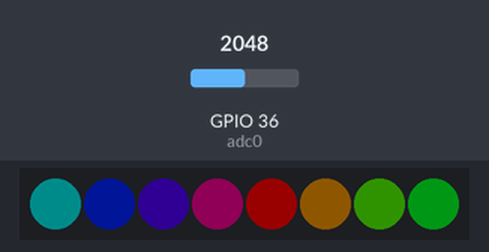
Recording of a program running on a simulated ESP32 board running MicroPython. Parts: 8 RGB LEDs in strip order, left to right. The inputs (shaded band) are chosen by the test bench; at power-on: GPIO 36 (adc0) = 2048 (analog values on the 0–4095 scale). Dim RGB values are drawn brighter than linear.

Above: at 1.2 s.
1.3 s: GPIO 36 (adc0) set to 2866
At 2.0 s:
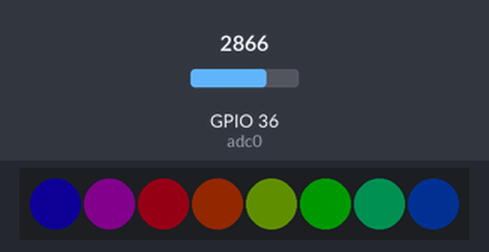
2.8 s: GPIO 36 (adc0) set to 3603
At 3.7 s:
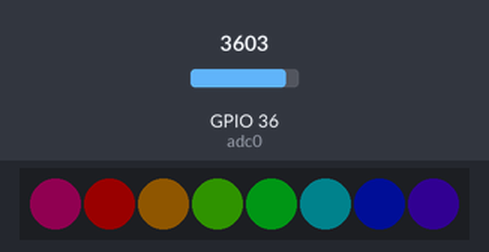
4.3 s: GPIO 36 (adc0) set to 4095
At 5.4 s:
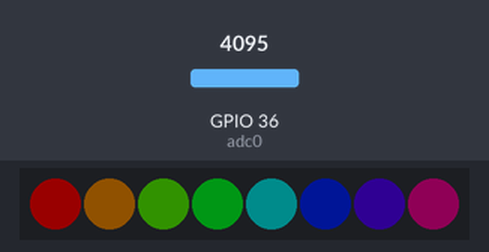
Timing chart, 0 to 7.3 s (numbered marks = the images above; inputs shaded):
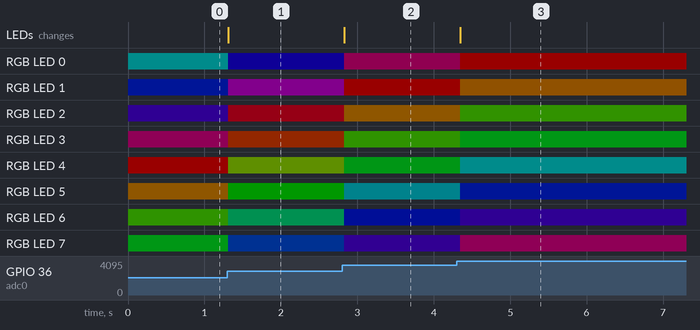

Measured:
- after the input at 1.3 s, RGB LED 0: RGB(0, 12, 12) → RGB(2, 0, 22) at once; RGB LED 1: RGB(0, 3, 22) → RGB(12, 0, 13) at once; RGB LED 2: RGB(6, 0, 19) → RGB(21, 0, 3) at once; RGB LED 3: RGB(15, 0, 9) → RGB(19, 5, 0) at once; RGB LED 4: RGB(25, 0, 0) → RGB(10, 15, 0) at once; the LEDs: change at once (image 1)
- after the input at 2.8 s, RGB LED 0: RGB(2, 0, 22) → RGB(16, 0, 9) at once; RGB LED 1: RGB(12, 0, 13) → RGB(25, 0, 0) at once; RGB LED 2: RGB(21, 0, 3) → RGB(15, 9, 0) at once; RGB LED 3: RGB(19, 5, 0) → RGB(6, 19, 0) at once; RGB LED 4: RGB(10, 15, 0) → RGB(0, 21, 3) at once; the LEDs: change at once (image 2)
- after the input at 4.3 s, RGB LED 0: RGB(16, 0, 9) → RGB(25, 0, 0) after 0.05 s; RGB LED 1: RGB(25, 0, 0) → RGB(16, 9, 0) after 0.05 s; RGB LED 2: RGB(15, 9, 0) → RGB(6, 18, 0) after 0.05 s; RGB LED 3: RGB(6, 19, 0) → RGB(0, 22, 3) after 0.05 s; RGB LED 4: RGB(0, 21, 3) → RGB(0, 12, 12) after 0.05 s; the LEDs: change after 0.05 s (image 3)

The program:

11.3_Soft_Rainbow_Light.py
```python
from machine import Pin,ADC
import neopixel
import time

np = neopixel.NeoPixel(Pin(2, Pin.OUT), 8)

brightness=0.1         #brightbess
red=0                  #red
green=0                #green
blue=0                 #blue

adc0=ADC(Pin(36))
adc0.atten(ADC.ATTN_11DB)
adc0.width(ADC.WIDTH_10BIT)

def wheel(pos):
    global red,green,blue
    WheelPos=pos%255
    if WheelPos<85:
        red=(255-WheelPos*3)
        green=(WheelPos*3)
        blue=0
    elif WheelPos>=85 and WheelPos<170:
        WheelPos -= 85;
        red=0
        green=(255-WheelPos*3)
        blue=(WheelPos*3)
    else :
        WheelPos -= 170;
        red=(WheelPos*3)
        green=0
        blue=(255-WheelPos*3)

while True:
        adcValue=adc0.read()//4
        for j in range(0,8):
            wheel(adcValue+j*255//8)
            np[j]=(int(red*brightness),int(green*brightness),int(blue*brightness))
        np.write()
        time.sleep_ms(100)


        
```
